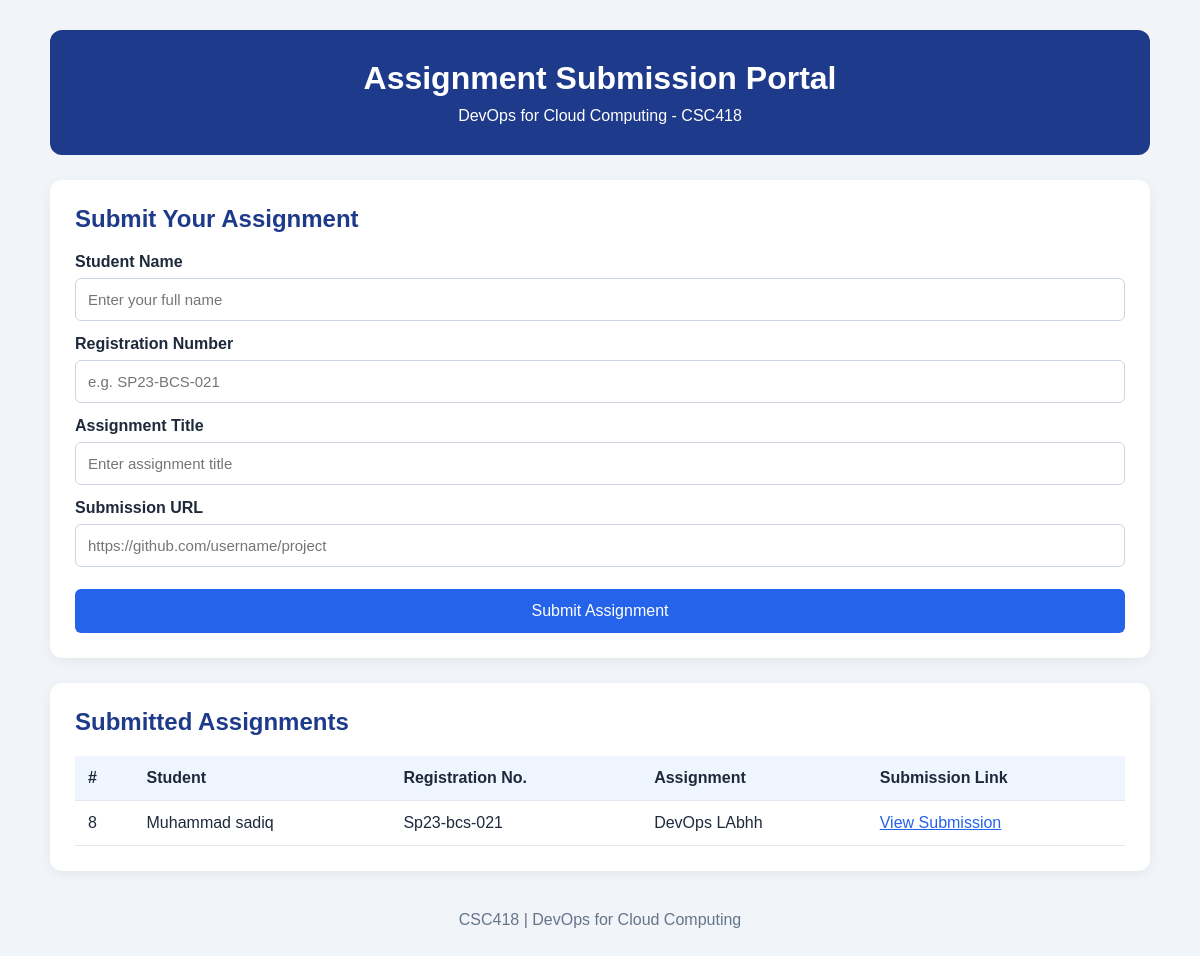
Before: / with the older database file.
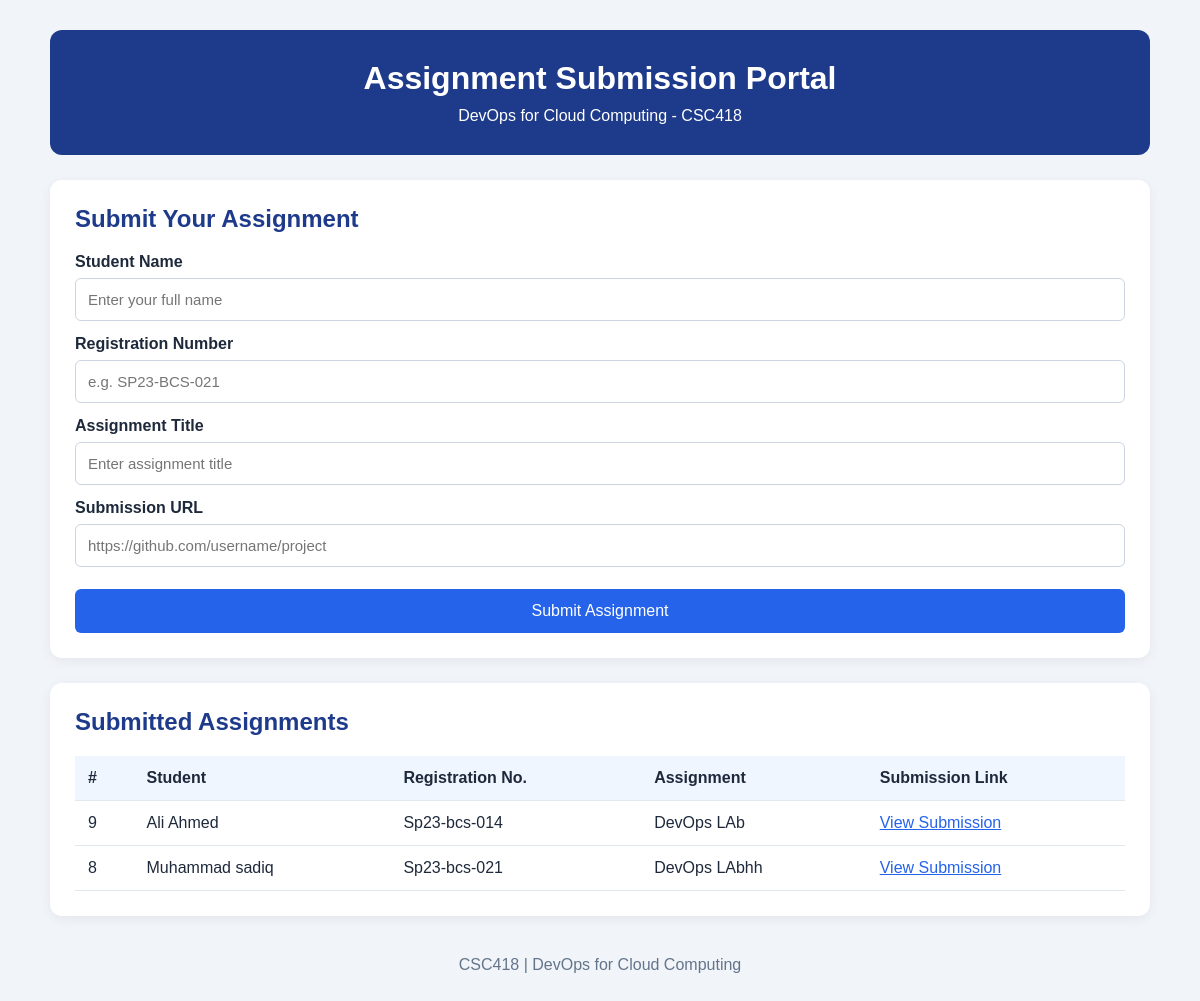
After: the same page with the newer database file.
### tables this page shows
CREATE TABLE submissions (
                    id INTEGER PRIMARY KEY AUTOINCREMENT,
                    student_name TEXT NOT NULL,
                    registration_number TEXT NOT NULL,
                    assignment_title TEXT NOT NULL,
                    submission_url TEXT NOT NULL
                );

### app.py (the view, shortened to what this page needs)
    @app.route("/", methods=["GET", "POST"])
    def index():
        with get_db() as conn:
            submissions = conn.execute(
                "SELECT * FROM submissions ORDER BY id DESC"
            ).fetchall()
        return render_template(
            "index.html",
            submissions=submissions
        )

### templates/index.html (shortened to what this page needs)
<!DOCTYPE html>
<html lang="en">
<head>
    <link rel="stylesheet" href="{{ url_for('static', filename='style.css') }}">
</head>
<body>
    <div class="container">
        <header>
            <h1>Assignment Submission Portal</h1>
            <p>DevOps for Cloud Computing - CSC418</p>
        </header>
        <section class="form-section">
            <h2>Submit Your Assignment</h2>
            <form method="POST" action="{{ url_for('index') }}">
                <label>Student Name</label>
                <input type="text" name="student_name"
                       placeholder="Enter your full name" required>
                <label>Registration Number</label>
                <input type="text" name="registration_number"
                       placeholder="e.g. SP23-BCS-021" required>
                <label>Assignment Title</label>
                <input type="text" name="assignment_title"
                       placeholder="Enter assignment title" required>
                <label>Submission URL</label>
                <input type="url" name="submission_url"
                       placeholder="https://github.com/username/project"
                       required>
                <button type="submit">Submit Assignment</button>
            </form>
        </section>
        <section class="submissions-section">
            <h2>Submitted Assignments</h2>
            {% if submissions %}
                <div class="table-wrapper">
                    <table>
                        <thead>
                            <tr>
                                <th>#</th>
                                <th>Student</th>
                                <th>Registration No.</th>
                                <th>Assignment</th>
                                <th>Submission Link</th>
                            </tr>
                        </thead>
                        <tbody>
                            {% for item in submissions %}
                                <tr>
                                    <td>{{ item.id }}</td>
                                    <td>{{ item.student_name }}</td>
                                    <td>{{ item.registration_number }}</td>
                                    <td>{{ item.assignment_title }}</td>
                                    <td>
                                        <a href="{{ item.submission_url }}"
                                           target="_blank" rel="noopener noreferrer">
                                            View Submission
                                        </a>
                                    </td>
                                </tr>
                            {% endfor %}
                        </tbody>
                    </table>
                </div>
            {% else %}
                <p class="empty">No assignments submitted yet.</p>
            {% endif %}
        </section>
        <footer>
            <p>CSC418 | DevOps for Cloud Computing</p>
        </footer>
    </div>
</body>
</html>

Changed rows visible on the page:
added submissions: id "9", student_name "Ali Ahmed", registration_number "Sp23-bcs-014", assignment_title "DevOps LAb"
